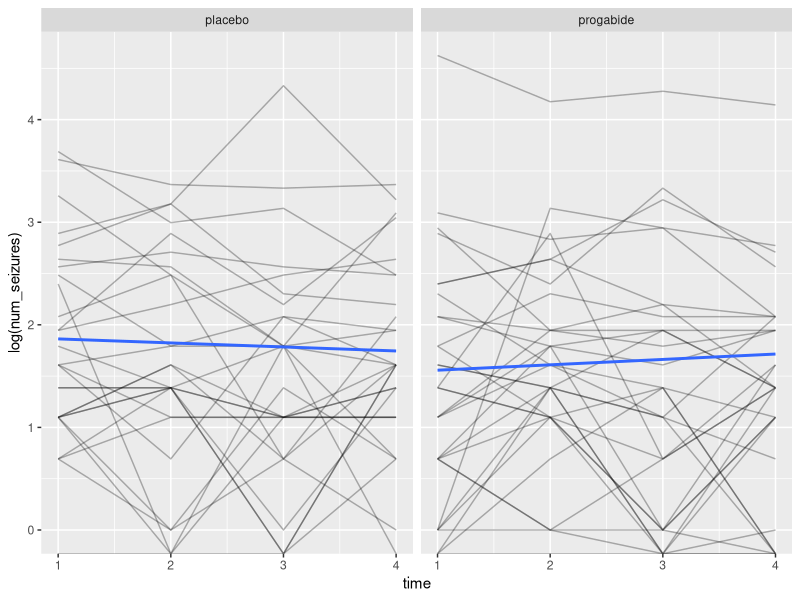
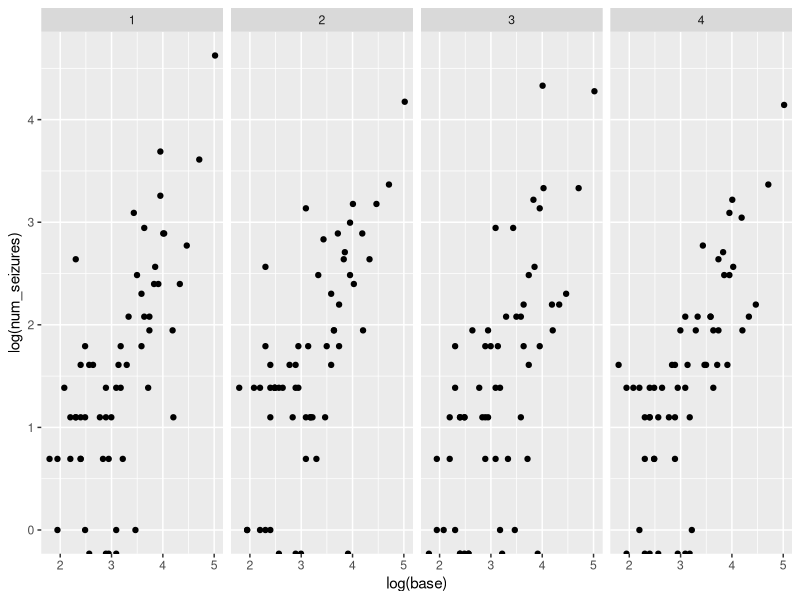
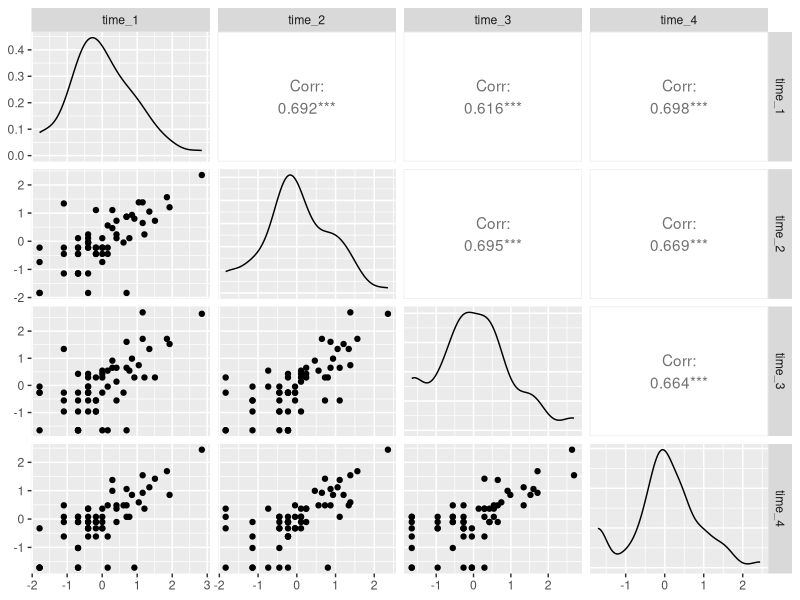

Generate these figures, in order, with R:
# Set working path
getwd()
setwd("/Users/kaiyangqian/Documents/Courses/Biostatistic Method II/Rcode/HW8")

#1a
library(tidyverse)
library(tidyr)
library(dplyr)
library(geepack) 

data(seizure)
seizure_long = seizure %>%
  mutate(id = row_number(), # data is in wide format and we don't have an id variable
         trt = factor(trt, levels = 0:1, labels = c("placebo", "progabide"))) %>%
  pivot_longer(
    cols = y1:y4,
    names_to = "time",
    values_to = "num_seizures"
  ) %>%
  mutate(time = as.numeric(str_remove(time, "y")))
length(unique(seizure_long$id)) # number of subjects
table(seizure_long$time) # number of subjects per visit


#1b
seizure_long %>%
  ggplot(aes(time, log(num_seizures))) +
  geom_line(alpha = 0.3, aes(group = id) )+
  facet_wrap(~ trt) +
  geom_smooth(method = "lm", se = FALSE)


seizure_long %>%
  ggplot(aes(log(base), log(num_seizures))) +
  geom_point() +
  facet_wrap(~time, nrow = 1)


#1c
library(GGally)

seizure_residuals = seizure_long %>%
  group_by(time) %>%
  mutate(mean_over_time = mean(log(num_seizures + 1))) %>%
  ungroup() %>%
  mutate(residuals = log(num_seizures + 1) - mean_over_time) %>%
  select(id, time, residuals)
seizure_residuals_wide = seizure_residuals %>%
  pivot_wider(names_from = time,
              names_glue = paste0("time_", "{time}"),
              values_from = residuals) %>%
  select(-id)
ggpairs(seizure_residuals_wide)
